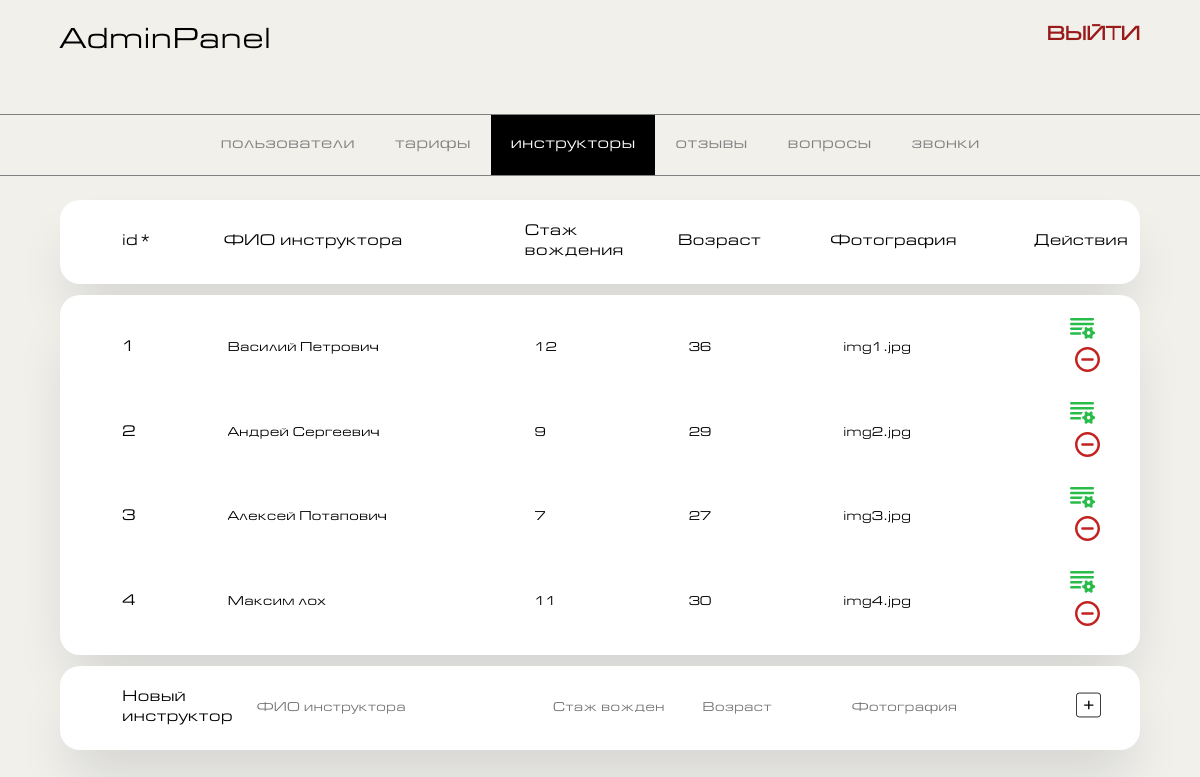
The app's page /adminpanel/instructors.php with its own data.
### tables this page shows
CREATE TABLE `instructors` (
  `id` int(11) NOT NULL,
  `instFIO` text NOT NULL,
  `drivingExperience` int(11) NOT NULL,
  `age` int(11) NOT NULL,
  `img` text NOT NULL
);

### adminpanel/instructors.php (the view, shortened to what this page needs)
<!DOCTYPE html>
<html lang="en">
<head>
    <link href="adminpanel.css" rel="stylesheet">
</head>
<body>
<div class="container">
    <header>
        <div class="headerItem logo">
            AdminPanel
        </div>
        <div class="headerItem">
            <a href="../..">ВЫЙТИ</a>
        </div>
    </header>
</div>
<nav>
    <a href="index.php">
        <div class="navItem" >пользователи</div>
    </a>
    <a href="rates.php">
        <div class="navItem">тарифы</div>
    </a>
    <a href="instructors.php" style="color: white; background-color: black;">
        <div class="navItem">инструкторы</div>
    </a>
    <a href="reviews.php">
        <div class="navItem">отзывы</div>
    </a>
    <a href="questions.php">
        <div class="navItem">вопросы</div>
    </a>
    <a href="callbacks.php">
        <div class="navItem">звонки</div>
    </a>
</nav>
<div class="container">
    <div class="tableForm">
        <table>
            <tr>
                <td style="width: 10%">id*</td>
                <td style="width: 30%">ФИО инструктора</td>
                <td style="width: 15%">Стаж вождения</td>
                <td style="width: 15%">Возраст</td>
                <td style="width: 20%">Фотография</td>
                <td style="width: 10%; text-align: center"> Действия</td>
            </tr>
        </table>
        <table>
            <?php
            include_once('../connect.php');
            $table=mysqli_query($connect, "SELECT * FROM `instructors`");
            while($row=mysqli_fetch_array($table)){
                $id=$row['id'];
                $instFIO=$row['instFIO'];
                $drivingExperience=$row['drivingExperience'];
                $age=$row['age'];
                $img=$row['img'];
                echo "<form action='views/instructorsRedirect.php' method='POST'>
                        <tr>
                            <td style='width: 10%'>$id</td>
                            <td style='width: 30%'> <input type='text' name='instFIO' value='$instFIO'> </td>
                            <td style='width: 15%'> <input type='number' name='drivingExperience' value='$drivingExperience'> </td>
                            <td style='width: 15%'> <input type='number' name='age' value='$age'> </td>
                            <td style='width: 20%'> <input type='text' name='img' value='$img'> </td>
                            <td style='width: 10%; text-align: center'>
                             <button class='tableBtn' name='btnInstructorUpdate' type='submit' value='$id'> <img src='img/change.svg' alt='update' style='width: 25px; padding-right: 10px'> </button>
                             <button class='tableBtn' name='btnInstructorDelete' type='submit' value='$id'> <img src='img/delete.svg' alt='delete' style='width: 25px'>  </button>
                             </td>
                          </tr></form>";
            }
            ?>
        </table>
        <table>
            <form action='views/instructorsRedirect.php' method='POST'>
                <tr>
                    <td style="width: 10%">Новый инструктор</td>
                    <td style="width: 30%"> <input type='text' name='instFIOAdd' placeholder="ФИО инструктора"></td>
                    <td style="width: 15%"> <input type='number' name='drivingExperience' placeholder="Стаж вождения" maxlength="2"></td>
                    <td style="width: 15%"> <input type='number' name='ageAdd' placeholder="Возраст" maxlength="2"></td>
                    <td style="width: 20%"> <input type='text' name='imgAdd' placeholder="Фотография"></td>
                    <td style="width: 10%; text-align: center">
                        <button class='tableBtn' name='btnInstructorAdd' type='submit'> <img src="img/plus.svg" alt="add" style="width: 25px"> </button>
                    </td>
                </tr>
            </form>
        </table>
    </div>
</div>
</body>
</html>

### adminpanel/adminpanel.css (style rules this page uses)
* { font-family: glavnik; }
body { margin: 0; padding: 0; background-color: #f1f0eb; }
a { color: gray; text-decoration: none; }
.container { margin-left: 5%; margin-right: 5%; margin-top: 2%; width: 90%; }
header { width: 100%; display: flex; justify-content: space-between; margin-bottom: 5%; }
.logo { font-size: 30px; }
.headerItem a { color: #9A1919; text-decoration: none; font-size: 20px; font-weight: 600; }
nav { display: flex; flex-wrap: wrap; justify-content: center; align-items: center; grid-gap: 0px; border-top: 1px solid gray; border-bottom: 1px solid gray; }
.navItem { padding: 20px; }
.tableForm { margin-top: 2%; }
table { width: 100%; margin-top: 1%; background-color: white; padding: 10px 0 10px 50px; border-radius: 20px; box-shadow: 0 32px 54px -12px rgba(16, 24, 40, 0.14); }
table input { border: none; outline: none; width: 100%; }
td { padding: 10px; }
.tableBtn { border: none; background: none; cursor: pointer; }

### records on screen
instructors: id "1", instFIO "Василий Петрович", drivingExperience "12", age "36", img "img1.jpg"
instructors: id "2", instFIO "Андрей Сергеевич", drivingExperience "9", age "29", img "img2.jpg"
instructors: id "3", instFIO "Алексей Потапович", drivingExperience "7", age "27", img "img3.jpg"
instructors: id "4", instFIO "Максим лох", drivingExperience "11", age "30", img "img4.jpg"
